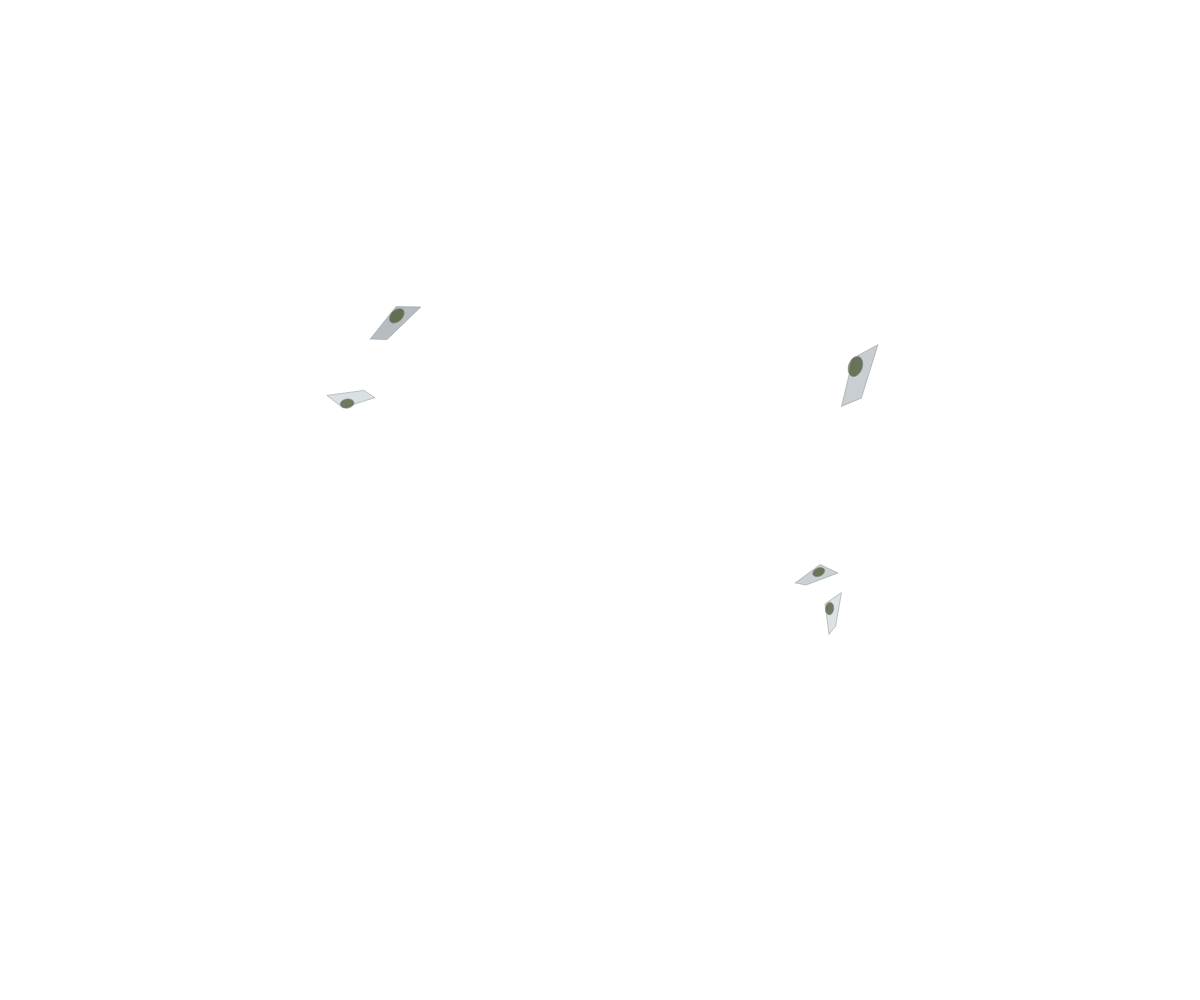
Frame 1 (no input)
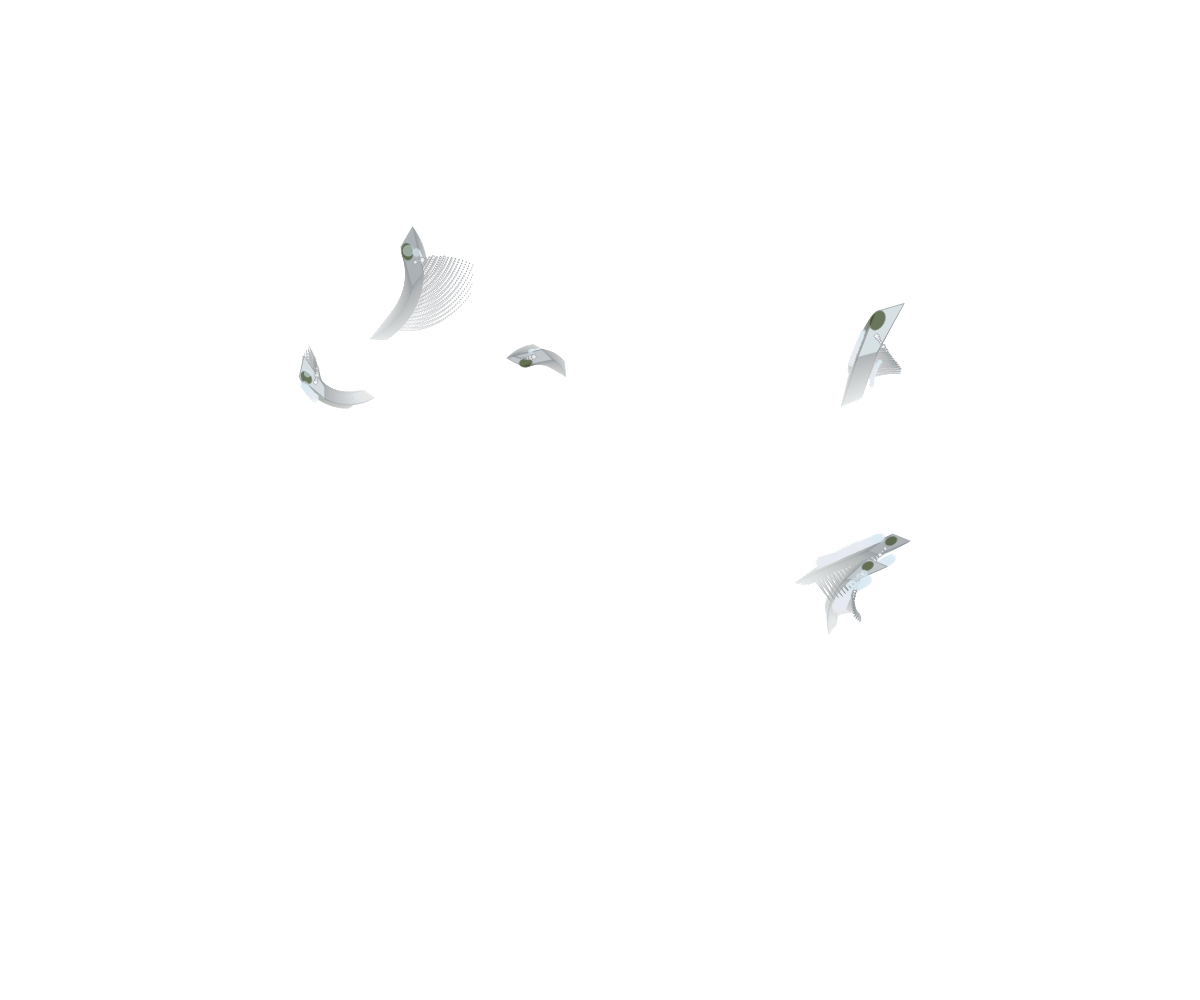
Frame 60 (no input)
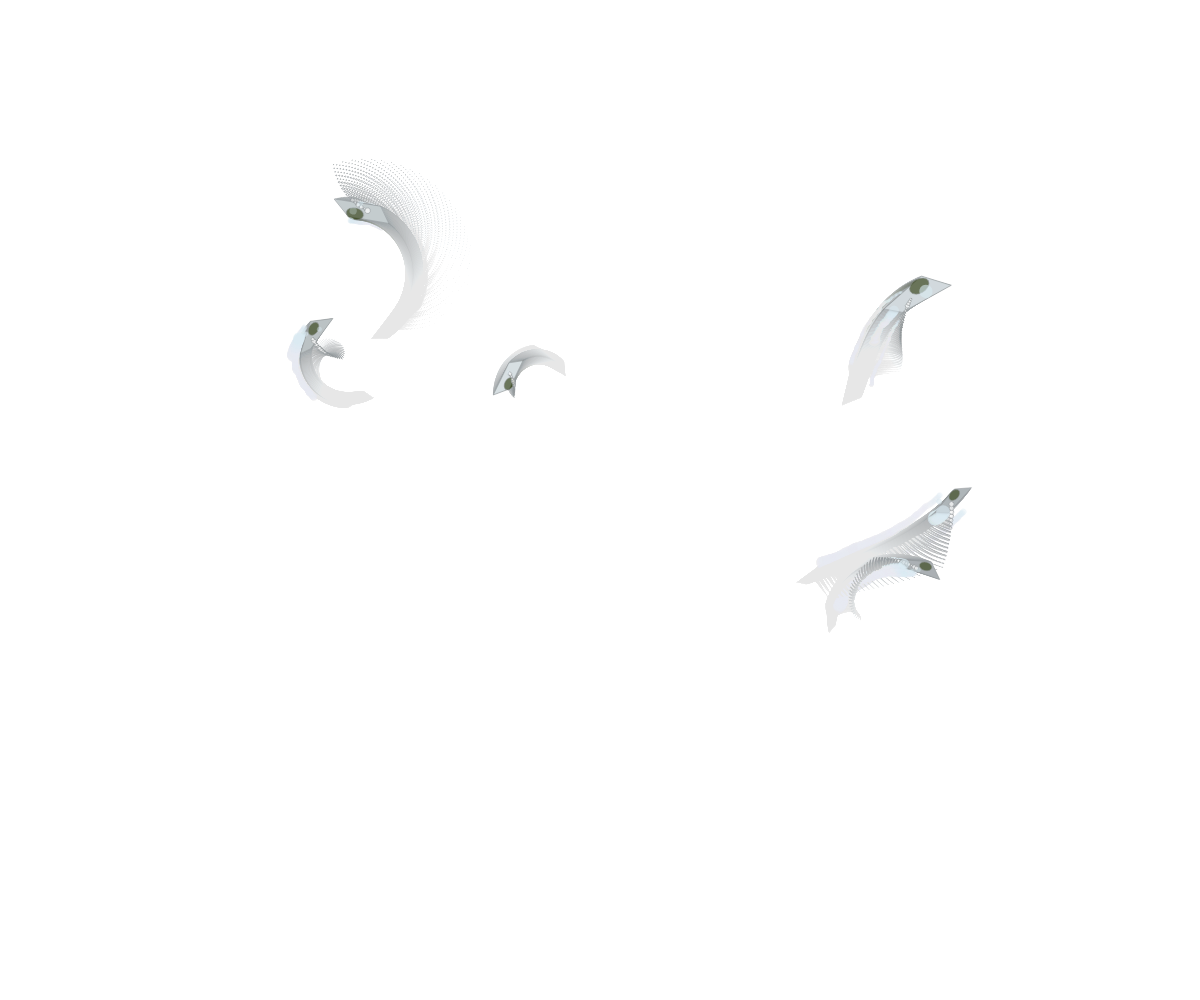
Frame 120 (the mouse pressed at the canvas centre since frame 60)

The p5.js sketch that drew these frames (run headless with seeded random() and noise() and a simulated clock; from frame 60 on, the mouse is pressed at the canvas centre):

// p5.js sketch
// ── sketch.js
let ships = [];
let saltParticles = [];
let time = 0;

function setup() {
  createCanvas(windowWidth, windowHeight);
  colorMode(HSB, 360, 100, 100, 1);
  
  // Create initial ships
  for (let i = 0; i < 5; i++) {
    ships.push({
      x: random(width),
      y: random(height * 0.3, height * 0.7),
      size: random(40, 80),
      speed: random(0.5, 1.5),
      angle: random(TWO_PI),
      decay: 0,
      tears: [],
      saltTrail: []
    });
  }
  
  noStroke();
}

function draw() {
  background(200, 10, 95, 0.02); // Very light translucent background
  
  time += 0.01;
  
  // Update and draw ships
  for (let i = ships.length - 1; i >= 0; i--) {
    let ship = ships[i];
    
    // Move ship
    ship.x += cos(ship.angle) * ship.speed;
    ship.y += sin(ship.angle) * ship.speed;
    
    // Add some sway
    ship.angle += sin(time * 0.5 + i) * 0.02;
    
    // Boundary check - wrap around
    if (ship.x > width + 100) ship.x = -100;
    if (ship.x < -100) ship.x = width + 100;
    
    // Add decay over time
    ship.decay += 0.001;
    
    // Create salt trail
    if (frameCount % 3 === 0) {
      ship.saltTrail.push({
        x: ship.x,
        y: ship.y,
        size: random(2, 6),
        life: 1.0
      });
    }
    
    // Limit trail length
    if (ship.saltTrail.length > 20) {
      ship.saltTrail.shift();
    }
    
    // Update salt trail
    for (let j = ship.saltTrail.length - 1; j >= 0; j--) {
      let p = ship.saltTrail[j];
      p.life -= 0.02;
      if (p.life <= 0) {
        ship.saltTrail.splice(j, 1);
      }
    }
    
    // Add random tears
    if (random() < 0.02) {
      ship.tears.push({
        x: random(-ship.size * 0.3, ship.size * 0.3),
        y: random(-ship.size * 0.3, ship.size * 0.3),
        size: random(5, 15),
        life: 1.0
      });
    }
    
    // Update tears
    for (let j = ship.tears.length - 1; j >= 0; j--) {
      let tear = ship.tears[j];
      tear.life -= 0.005;
      tear.x += random(-0.5, 0.5);
      tear.y += random(-0.5, 0.5);
      
      if (tear.life <= 0) {
        ship.tears.splice(j, 1);
      }
    }
    
    // Draw ship with paper cut effect
    push();
    translate(ship.x, ship.y);
    rotate(ship.angle);
    
    // Main ship body with patina effect
    fill(200, 5, 80 + sin(time * 2 + i) * 10, 0.9);
    stroke(200, 5, 60);
    strokeWeight(0.5);
    
    // Draw ship hull with slight warping
    beginShape();
    vertex(-ship.size * 0.4, -ship.size * 0.1 + sin(time + i) * 2);
    vertex(ship.size * 0.3, -ship.size * 0.2 + cos(time * 1.5 + i) * 2);
    vertex(ship.size * 0.6, ship.size * 0.1 + sin(time * 0.7 + i) * 2);
    vertex(-ship.size * 0.2, ship.size * 0.1 + cos(time * 1.3 + i) * 2);
    endShape(CLOSE);
    
    // Add moss effect
    fill(80, 50, 30, 0.7);
    ellipse(ship.size * 0.2, -ship.size * 0.1, ship.size * 0.3, ship.size * 0.2);
    
    // Draw salt particles from trail
    for (let p of ship.saltTrail) {
      fill(0, 0, 100, p.life * 0.7);
      ellipse(p.x - ship.x, p.y - ship.y, p.size * p.life, p.size * p.life);
    }
    
    // Draw tears
    for (let tear of ship.tears) {
      fill(200, 10, 95, tear.life * 0.6);
      noStroke();
      ellipse(tear.x, tear.y, tear.size * tear.life, tear.size * tear.life);
    }
    
    pop();
    
    // Occasionally remove ships
    if (ship.decay > 1.0 && random() < 0.005) {
      ships.splice(i, 1);
      
      // Add more salt particles when ship is removed
      for (let j = 0; j < 30; j++) {
        saltParticles.push({
          x: ship.x,
          y: ship.y,
          size: random(2, 8),
          life: 1.0,
          speedX: random(-1, 1),
          speedY: random(-1, 1)
        });
      }
    }
  }
  
  // Update and draw salt particles
  for (let i = saltParticles.length - 1; i >= 0; i--) {
    let p = saltParticles[i];
    
    p.x += p.speedX;
    p.y += p.speedY;
    p.life -= 0.01;
    
    if (p.life <= 0) {
      saltParticles.splice(i, 1);
      continue;
    }
    
    fill(0, 0, 100, p.life * 0.8);
    ellipse(p.x, p.y, p.size * p.life, p.size * p.life);
  }
  
  // Occasionally add new ships
  if (random() < 0.02 && ships.length < 8) {
    ships.push({
      x: random(width),
      y: random(height * 0.3, height * 0.7),
      size: random(40, 80),
      speed: random(0.5, 1.5),
      angle: random(TWO_PI),
      decay: 0,
      tears: [],
      saltTrail: []
    });
  }
}

function windowResized() {
  resizeCanvas(windowWidth, windowHeight);
}
